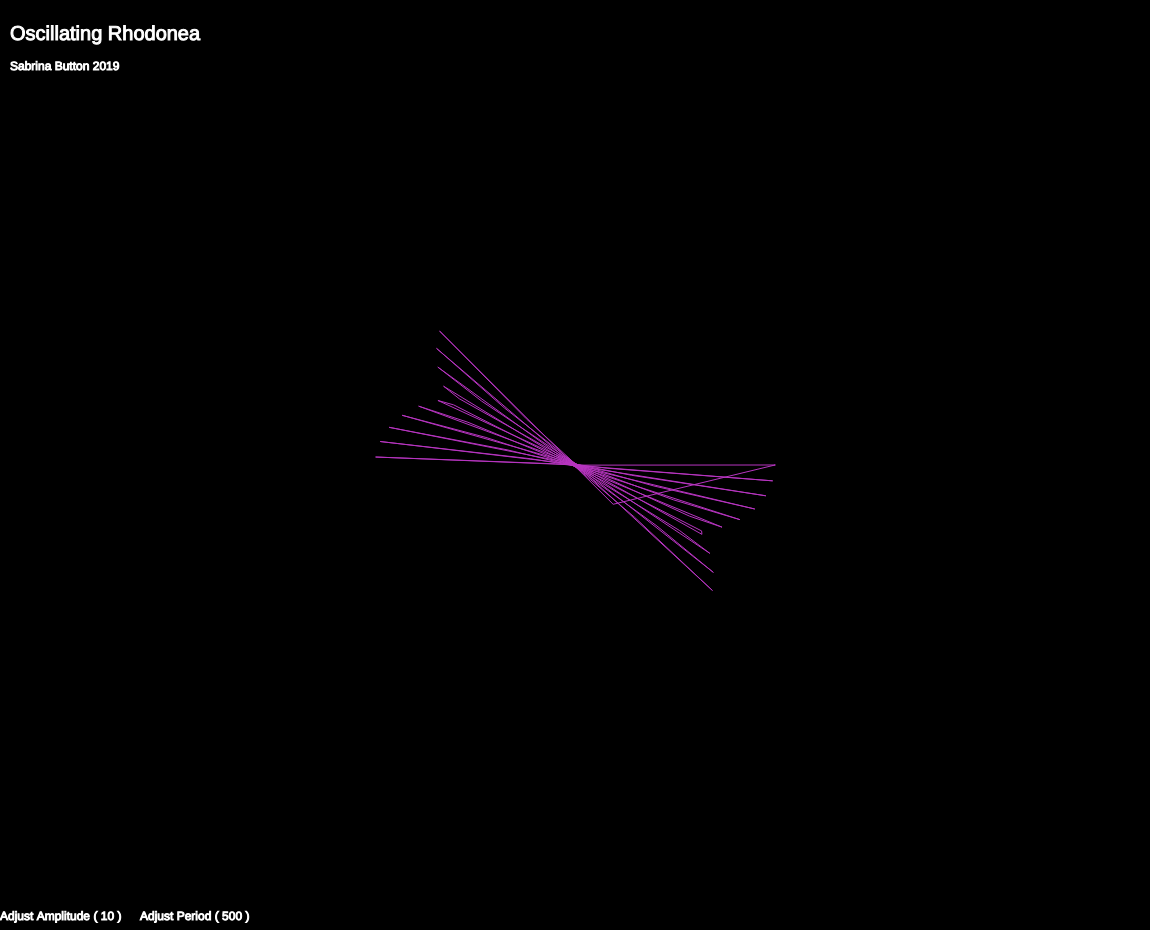
Frame 1 (no input)
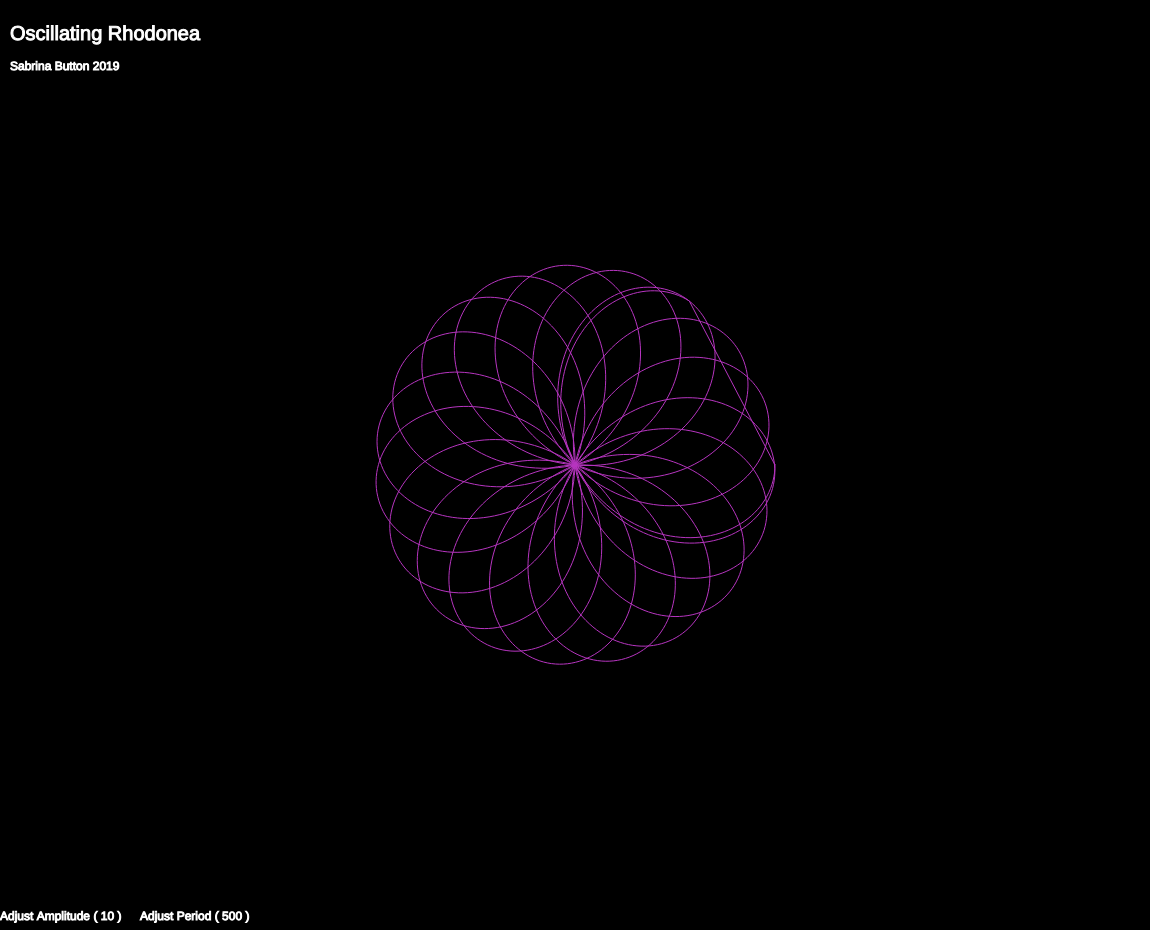
Frame 60 (no input)
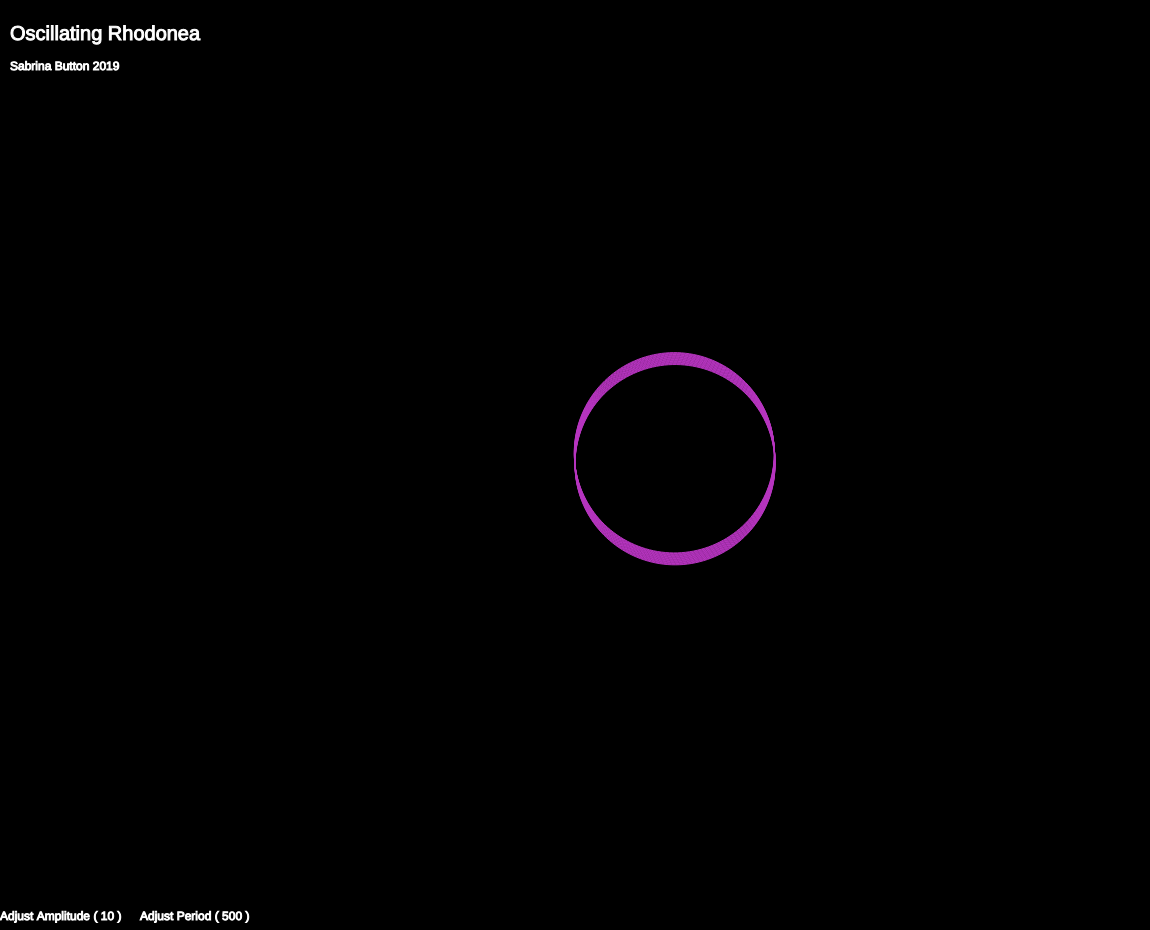
Frame 120 (the mouse pressed at the canvas centre since frame 60)

The p5.js sketch that drew these frames (run headless with seeded random() and noise() and a simulated clock; from frame 60 on, the mouse is pressed at the canvas centre):

// p5.js sketch
// ── sketch.js
// Daniel Shiffman
// http://codingtra.in
// Mathematical Roses
// Video: https://youtu.be/f5QBExMNB1I
// Based on: https://en.wikipedia.org/wiki/Rose_(mathematics)
// Object Oriented Refactor by Sabrina Button 

// Function for creating a new Rhodonea
var Rhodonea = function() {
    // Denominator and numerator variables to later define k
    this.d = 8;
    this.n = 10;

    /* Refactor additions for adding oscillations */
    this.ampSlider;
    this.perSlider;
    this.color;
    this.startAngle = 0;
    this.amplitude = 50;
    this.period = 10000;
}

// Update the Rhodonea's oscillation
Rhodonea.prototype.update = function() {
  // Set value of period to the corresponding slider value
  this.period = this.perSlider.value();
  // Increment the start angle 
  this.startAngle += TWO_PI / this.period;
};

// Draws the Rhodonea
Rhodonea.prototype.draw = function(){
  // Original code from draw to setup the location of the Rhodonea and begin the shape
  push();
  translate(width / 2, height / 2);
  beginShape();
  // Adding color 
  stroke(this.color);
  noFill();
  strokeWeight(1);

  /*Refactored code begins */
  this.amplitude = this.ampSlider.value();
 
  // Set angle to angle on rose
  var angle = this.startAngle;
  var deno = sin(angle) * this.amplitude;

  deno = parseFloat(deno.toFixed(2))
  this.d = deno;
  var k = this.n / this.d;

  // For loop from the original draw function
  for (var a = 0; a < TWO_PI * Math.abs(this.d); a += 0.02) {
    var r = 200 * cos(k * a);
    var nx = r * cos(a);
    var ny = r * sin(a);
    vertex(nx,ny);
  }
          
  endShape(CLOSE);
  pop();
}

// This defines variables color and angelVel and should be called in setup()
Rhodonea.prototype.initialize = function(){
    /* Create a slider to edit amplitude */
    this.ampSlider = createSlider(10,50,5,10);
    this.ampSlider.input(draw);

    /* Create a slider to edit period */
    this.perSlider = createSlider(500,10000,19,500);
    this.perSlider.input(draw);

    /* Added Code */
    // Generate a random RGB value
    this.color = color(random()*256,random()*256,random()*256);
}

// Create a new Rhodonea object
var rose = new Rhodonea();

function setup() {
    createCanvas(windowWidth - 50, windowHeight - 70);
    // Call the initialize function to create a Slider for the Rhodonea and establish color
    rose.initialize();
}

function draw() {
  // Show a few titles
  background(0);
  fill(255);
  stroke(255);
  textSize(20);
  text("Oscillating Rhodonea",10,40);
  textSize(12);
  text("Sabrina Button 2019", 10, 70);
  // Update and draw the rose
  rose.update();
  rose.draw();
  text("Adjust Amplitude ( " + rose.amplitude + " )", 0,  height -  10);
  text("Adjust Period ( " + rose.period + " )", 140,  height -  10);
}
